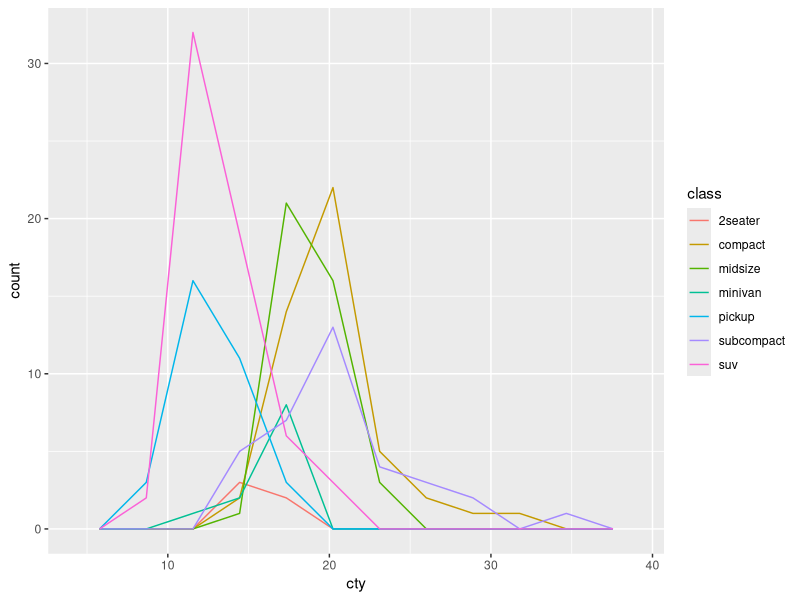
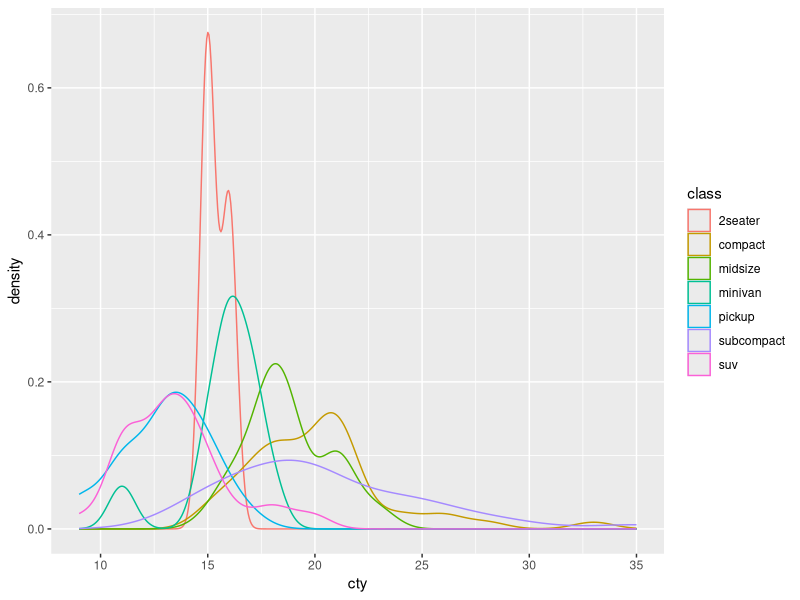
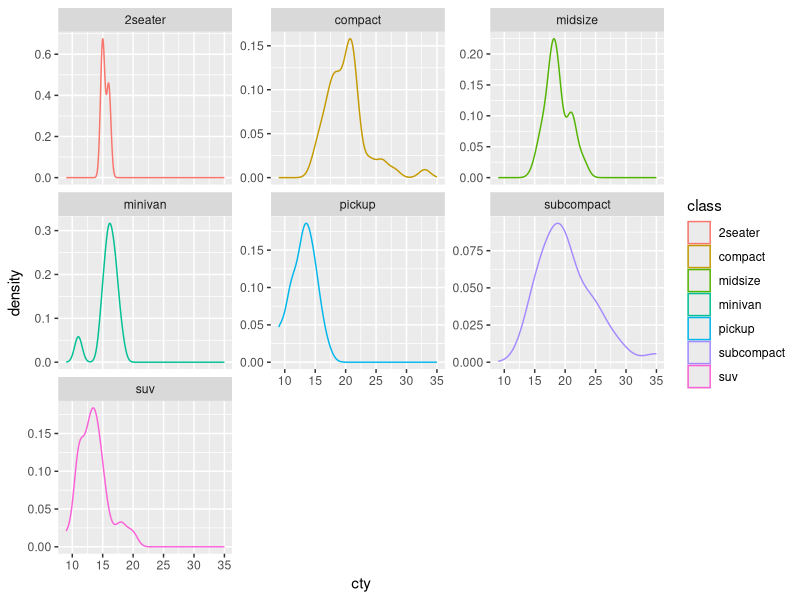
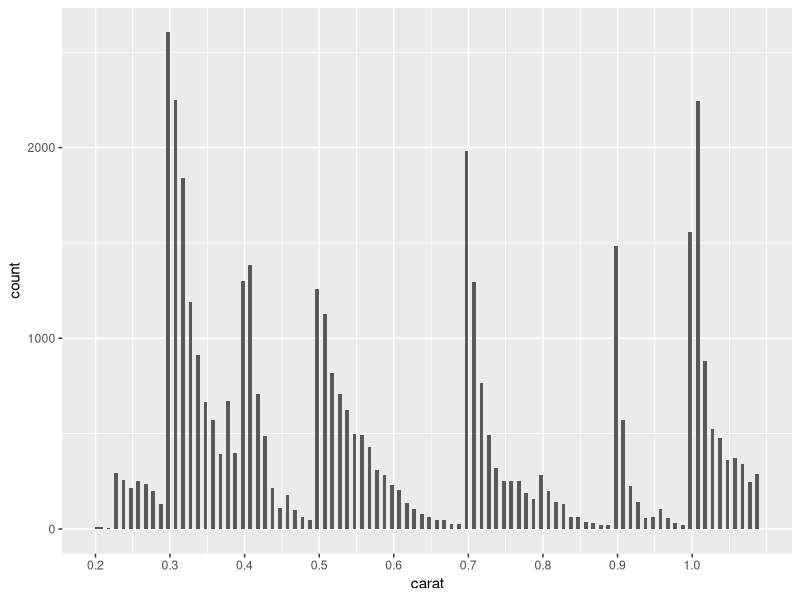

Source code (R) for these figures, in order:
## ---- chunk 1
# knitr options
knitr::opts_chunk$set(echo = TRUE)
## ---- chunk 2
library(tidyverse)

## ---- chunk 3
## NOTE: No need to modify
mpg %>%
  ggplot(aes(cty, color = class)) +
  geom_freqpoly(bins = 10)
## ---- chunk 4
## NOTE: No need to modify
mpg %>%
  ggplot(aes(cty, color = class)) +
  geom_density()
## ---- chunk 5
mpg %>%
  ggplot(aes(cty, color = class)) +
  geom_density() +
  facet_wrap(~class, scales = "free_y")

## ---- chunk 6
## TODO: Run this chunk; play with differnet bin widths
diamonds %>%
  filter(carat < 1.1) %>%

  ggplot(aes(carat)) +
  geom_histogram(binwidth = 0.005, boundary = 0.005) +
  scale_x_continuous(
    breaks = seq(0, 1, by = 0.1)

  )
